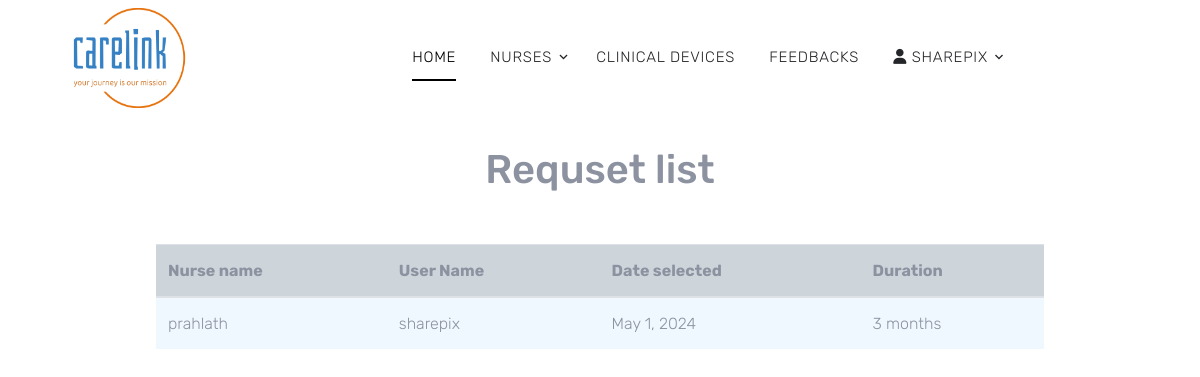
Before: /admin_app/adminpanel/ (signed in) with the older database file.
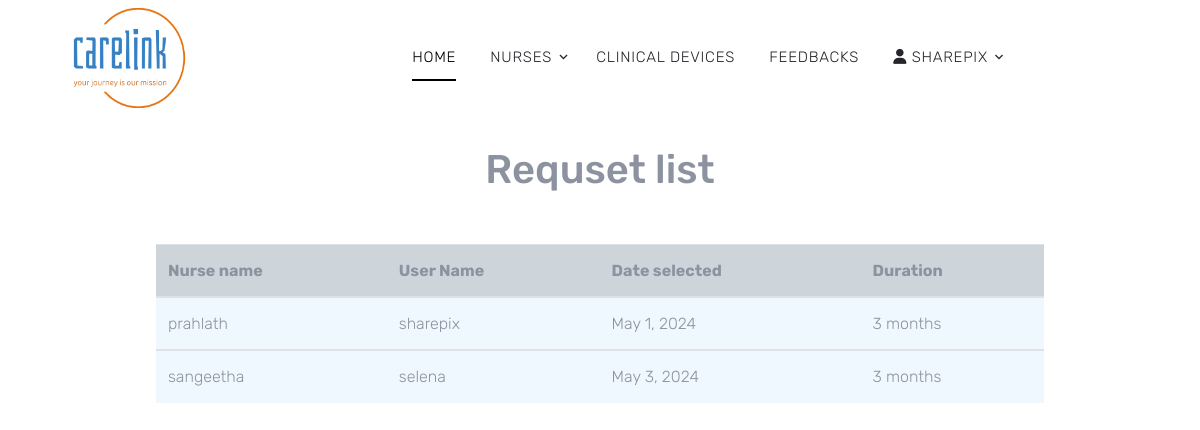
After: the same page with the newer database file.
### nurse/models.py (models this page shows, shortened)
class NurseBooking(models.Model):
    nurse = models.ForeignKey(Nurse, on_delete=models.CASCADE,related_name='Nurse',null=True, default=0)
    user = models.ForeignKey(NormalUser, on_delete=models.CASCADE,related_name='user', null=True, default=0)
    date = models.DateField()
    duration = models.IntegerField()
    is_active = models.BooleanField(default=False, null=True)

### autherization/models.py (models this page shows)
class Nurse(models.Model):
    user = models.OneToOneField(NormalUser, on_delete=models.CASCADE, primary_key=True)
    license_number = models.CharField(max_length=20,unique=True)
    phone = models.CharField(max_length=10, validators=[RegexValidator(r'^\d{10}$', message='Phone number must be 10 digits')])
    image = models.ImageField(upload_to='images', null=True, blank=True)
    profile = models.TextField(null=True, blank=True)
    address=models.CharField(max_length=100, null=True, blank=True)
    is_active=models.BooleanField(default=False,null=True)
    is_available = models.BooleanField(default=True, null=True)
    name=models.CharField(max_length=100, null=True, blank=True)
    created_at = models.DateTimeField(auto_now_add=True,null=True,blank=True)
    has_requested = models.BooleanField(default=False, null=True)
    def __str__(self):
        return self.user.username

class NormalUser(AbstractUser):
    is_customer = models.BooleanField(default=False)
    is_nurse = models.BooleanField(default=False)
    is_shop = models.BooleanField(default=False)
    image = models.ImageField(upload_to='images', null=True, blank=True)
    profile = models.TextField(null=True, blank=True)
    address=models.CharField(max_length=100, null=True, blank=True)
    name=models.CharField(max_length=100, null=True, blank=True)

### admin_app/views.py (the view)
# urls.py: path('adminpanel/', admin_panel_view, name="adminpanel"),
@login_required
@never_cache
def admin_panel_view(request):
    nurses = NurseBooking.objects.filter(is_active=True)
    return render(request, "admin/admin_panel.html", {'nurses': nurses})

### cart/context_processors.py (called while the page is built)
def counter(request):
    item_count=0
    if request.user.is_authenticated:
        user=request.user
        try:
            cart=Medcart.objects.filter(user=user)
            for i in cart:
                item_count+=i.quantity
        except:
            item_count=0
    return {'count':item_count}

### templates/admin/admin_panel.html (shortened to what this page needs)
{% extends 'admin_base.html' %}
{% block content %}
<div class="container">
    <center>
    <h1>Requset list</h1>
  </center>
  {% if nurses %}
      <table align="center" class="table table-hover" style="width: 80%;">
        <thead>
          <tr class="table-active">
            <th scope="col">Nurse name</th>
            <th scope="col">User Name</th>
            <th scope="col">Date selected</th>
            <th scope="col">Duration</th>
          </tr>
        </thead>
        <tbody>
          {% for nurse in nurses %}
          <tr>
            <td>{{nurse.nurse}}</td>
            <td>{{nurse.user}}</td>
            <td>{{nurse.date}}</td>
            <td>{{nurse.duration}} months</td>
           </tr>
        </tbody>
      {% endfor %}
      </table>
      {% else %}
        <p>Empty list.</p>
      {% endif %}
    </div>
{% endblock %}

Changed rows visible on the page:
added NurseBooking: nurse "sangeetha", user "selena", date "May 3, 2024", duration "3"
